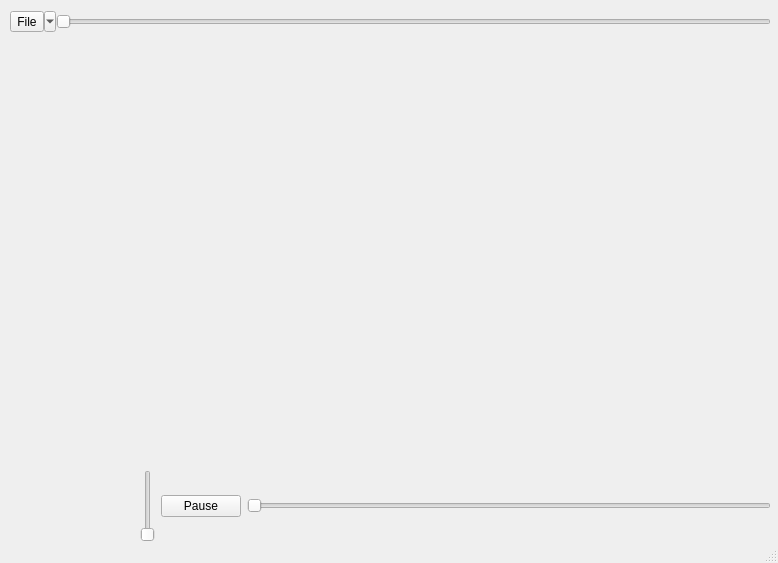
<?xml version="1.0" encoding="UTF-8"?>
<ui version="4.0">
 <class>MainWindow</class>
 <widget class="QMainWindow" name="MainWindow">
  <property name="geometry">
   <rect>
    <x>0</x>
    <y>0</y>
    <width>778</width>
    <height>563</height>
   </rect>
  </property>
  <property name="windowTitle">
   <string>MainWindow</string>
  </property>
  <widget class="QWidget" name="centralwidget">
   <property name="enabled">
    <bool>true</bool>
   </property>
   <widget class="QWidget" name="horizontalLayoutWidget">
    <property name="geometry">
     <rect>
      <x>10</x>
      <y>10</y>
      <width>761</width>
      <height>24</height>
     </rect>
    </property>
    <layout class="QHBoxLayout" name="horizontalLayout">
     <property name="spacing">
      <number>0</number>
     </property>
     <property name="leftMargin">
      <number>0</number>
     </property>
     <property name="rightMargin">
      <number>0</number>
     </property>
     <item>
      <widget class="QToolButton" name="toolButton">
       <property name="text">
        <string>File</string>
       </property>
       <property name="popupMode">
        <enum>QToolButton::MenuButtonPopup</enum>
       </property>
      </widget>
     </item>
     <item>
      <widget class="QSlider" name="horizontalSlider_2">
       <property name="orientation">
        <enum>Qt::Horizontal</enum>
       </property>
      </widget>
     </item>
    </layout>
   </widget>
   <widget class="QWidget" name="verticalLayoutWidget">
    <property name="geometry">
     <rect>
      <x>10</x>
      <y>40</y>
      <width>121</width>
      <height>471</height>
     </rect>
    </property>
    <layout class="QVBoxLayout" name="verticalLayout"/>
   </widget>
   <widget class="QWidget" name="horizontalLayoutWidget_2">
    <property name="geometry">
     <rect>
      <x>140</x>
      <y>470</y>
      <width>631</width>
      <height>72</height>
     </rect>
    </property>
    <layout class="QHBoxLayout" name="horizontalLayout_2">
     <item>
      <widget class="QSlider" name="verticalSlider">
       <property name="orientation">
        <enum>Qt::Vertical</enum>
       </property>
      </widget>
     </item>
     <item>
      <widget class="QPushButton" name="pushButton">
       <property name="text">
        <string>Pause</string>
       </property>
      </widget>
     </item>
     <item>
      <widget class="QSlider" name="horizontalSlider">
       <property name="orientation">
        <enum>Qt::Horizontal</enum>
       </property>
      </widget>
     </item>
    </layout>
   </widget>
  </widget>
  <widget class="QMenuBar" name="menubar">
   <property name="geometry">
    <rect>
     <x>0</x>
     <y>0</y>
     <width>778</width>
     <height>21</height>
    </rect>
   </property>
  </widget>
  <widget class="QStatusBar" name="statusbar"/>
  <action name="actionOpen">
   <property name="text">
    <string>Open</string>
   </property>
   <property name="toolTip">
    <string>Open file</string>
   </property>
  </action>
  <action name="actionSave">
   <property name="text">
    <string>Save</string>
   </property>
   <property name="toolTip">
    <string>save file</string>
   </property>
  </action>
 </widget>
 <resources/>
 <connections/>
</ui>
